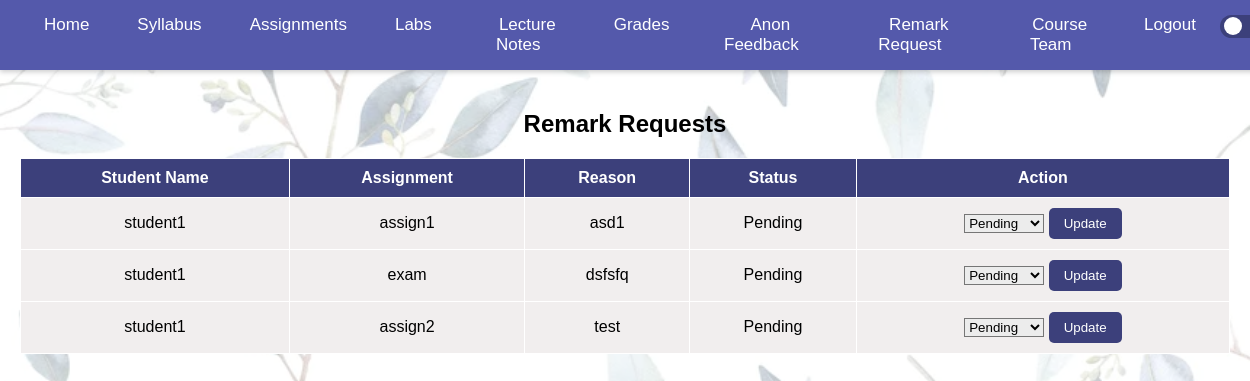
The page /remarks (signed in) on the database its author committed.
### app.py (models this page shows)
class RemarkRequests(db.Model):
    __tablename__ = 'RemarkRequests'
    id = db.Column(db.Integer, primary_key=True)
    student_id = db.Column(db.Integer, db.ForeignKey('Person.id'), nullable=False)
    case_name = db.Column(db.String(50), nullable=False)
    reason = db.Column(db.String(500), nullable=False)
    status = db.Column(db.String(20), nullable=False, default='Pending')  # Pending, Approved, Rejected

class Person(db.Model):
    __tablename__ = 'Person'
    id = db.Column(db.Integer, primary_key=True)
    username = db.Column(db.String(30), unique=True, nullable=False)
    password = db.Column(db.String(30), nullable=False)
    type = db.Column(db.String(10), nullable=False)
    Grades = db.relationship('Grades', backref='person', lazy=True)
    feedback = db.relationship('Feedback', backref='instructor', lazy=True)
    remarkereqs = db.relationship('RemarkRequests', backref='remarks', lazy=True)

### app.py (the view, shortened to what this page needs)
@app.route('/remarks', methods=['GET', 'POST'])
def remarks():
    if 'username' in session and session['type'] == 'instructor':
        if request.method == 'GET':
            remark_requests = RemarkRequests.query.all()
            return render_template('remarks.html', remarks=remark_requests)
    flash('Please Login')
    return redirect(url_for('login'))

### templates/remarks.html (shortened to what this page needs)
<!DOCTYPE html>
<html lang="en">
<head>
    <link rel="stylesheet" href="{{url_for('static', filename='CSSFiles/index.css')}}" />
    <link rel="stylesheet" href="{{url_for('static', filename='CSSFiles/remarks.css')}}" />
</head>
<body>
    <nav>
        <ul>
            {% if session['username'] %}
                <li><a href="{{ url_for('home')}}">Home</a></li>
                <li><a href="https://www.utsc.utoronto.ca/~bretscher/b20/syllabus.pdf" target="_blank">Syllabus</a></li>
                <li class="dropdown">
                    <a href="{{ url_for('assignment')}}">Assignments</a>
                </li>
                <li class="dropdown">
                    <a href="{{ url_for('labs')}}">Labs</a>
                </li>
                <li class="dropdown">
                    <a href="{{ url_for('lectureNotes')}}">Lecture Notes</a>
                </li>
                <li><a href="{{ url_for('grades')}}">Grades</a></li>
                <li><a href="{{ url_for('feedback')}}">Anon Feedback</a></li>
                {% if session['type'] == 'instructor' %}
                    <li><a href="{{ url_for('remarks') }}">Remark Request</a></li>
                {% endif %}
                <li><a href="{{ url_for('team')}}">Course Team</a></li>
                <li><a href="{{ url_for('logout')}}">Logout</a></li>
                <div class="dark-mode-container">
                    <label class="dark-mode">
                        <span class="slider"></span>
                    </label>
                </div>
            {% endif %}
        </ul>
    </nav>
    <div class="main">
        <h2>Remark Requests</h2>
        <table>
            <tr>
                <th>Student Name</th>
                <th>Assignment</th>
                <th>Reason</th>
                <th>Status</th>
                <th>Action</th>
            </tr>
            {% for remark in remarks %}
            <tr>
                <td>{{ remark.remarks.username }}</td>
                <td>{{ remark.case_name }}</td>
                <td>{{ remark.reason }}</td>
                <td>{{ remark.status }}</td>
                <td>
                    <form action="{{ url_for('remarks') }}" method="POST">
                        <select name="status">
                            <option value="Pending" {% if remark.status == 'Pending' %}selected{% endif %}>Pending</option>
                        </select>
                        <button type="Submit">Update</button>
                    </form>
                </td>
            </tr>
            {% endfor %}
        </table>
    </div>
</body>
</html>

### static/CSSFiles/index.css (style rules this page uses)
html, body { min-height: 100%; height: auto; margin: 0; padding: 0; display: flex; flex-direction: column; font-family: Arial, sans-serif; background: none; width: 100%; }
nav { position: sticky; top: 0; background-color: #5459ab; padding: 15px 20px; text-align: center; box-shadow: 0 2px 5px rgba(0, 0, 0, 0.2); align-items: center; z-index: 1000; width: 100%; justify-content: space-between; display: flex; }
nav ul { list-style-type: none; padding: 0; margin: 0; display: flex; justify-content: center; width: 100%; }
nav ul li { margin: 0 15px; }
nav ul li a { color: white; text-decoration: none; font-size: 17px; padding: 9px; transition: color 0.3s ease; }
.main { flex: 1; position: relative; padding: 20px; text-align: center; width: 100%; box-sizing: border-box; }
.main::before { content: ""; position: absolute; top: 0; left: 0; width: 100%; height: 100%; background-image: url('back.webp'); background-size: cover; background-position: center; opacity: 0.3; z-index: -1; }
:root { --bg: white; --text: black; --primary: #5459ab; }
body { background-color: var(--bg); color: var(--text); transition: background-color 0.5s ease, color 0.5s ease; }
.dark-mode { display: flex; align-items: center; gap: 10px; cursor: pointer; color: var(--text); padding-right: -30px; white-space: nowrap; margin-left: auto; flex-shrink: 0; }
.slider { display: inline-block; width: 50px; height: 23px; background-color: #3c407b; border-radius: 34px; position: relative; transition: background-color 0.4s; margin: 0; padding: 0; }
.slider:before { position: absolute; content: ""; height: 18px; width: 18px; background-color: white; border-radius: 50%; left: 4px; bottom: 3px; transition: 0.4s; }

### static/CSSFiles/remarks.css (style rules this page uses)
body, html { margin: 0; padding: 0; height: 100%; width: 100%; background-size: cover; background-repeat: no-repeat; background-position: center; background-attachment: fixed; }
table { width: 100%; margin: 20px auto; border-collapse: collapse; }
th, td { padding: 10px; text-align: center; border: 1px solid white; background-color: rgb(241, 238, 238); }
th { background-color: #3c407b; color: white; }
form { display: inline; }
select { background-color:rgb(236, 236, 236); font-family:Arial, Helvetica, sans-serif; }
button { padding: 8px 15px; color: white; background-color: #3c407b; border: none; border-radius: 5px; cursor: pointer; }

### rows shown on the page
RemarkRequests: remarks.username "student1", case_name "assign1", reason "asd1", status "Pending"
RemarkRequests: remarks.username "student1", case_name "exam", reason "dsfsfq", status "Pending"
RemarkRequests: remarks.username "student1", case_name "assign2", reason "test", status "Pending"
